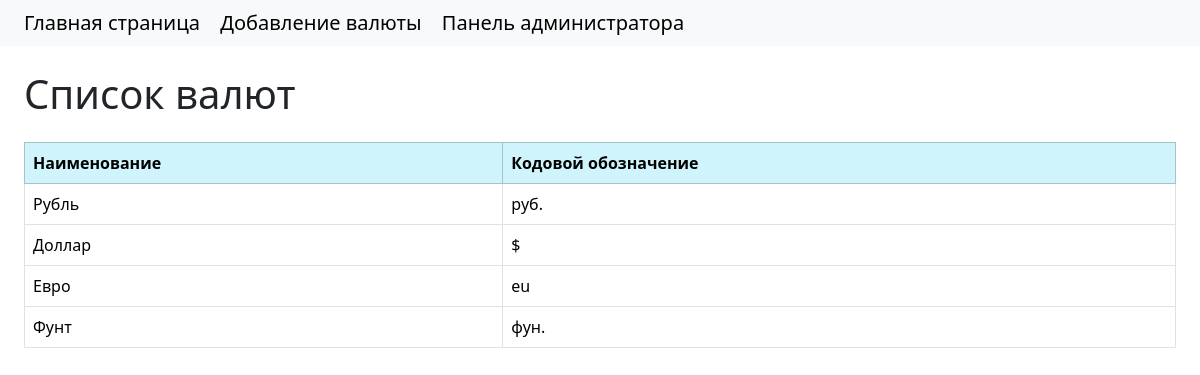
Screenshot of /currency/ with the database file from the repository.
### core/models.py (models this page shows, shortened)
class Currency(models.Model):
    code = models.CharField('Кодовой обозначение', max_length=5, unique=True)
    name = models.CharField('Наименование', max_length=50, unique=True)
    class Meta:
        verbose_name = 'Валюта'
        verbose_name_plural = 'Валюты'

### core/views.py (the view)
# urls.py: path('currency/', views.renderCurrency),
def renderCurrency(request):
    currency = models.Currency.objects.all()
    return render(request, 'core/currency.html', {'currency': currency, 'title': 'Список валют'})

### core/templates/core/currency.html (shortened to what this page needs)
<!DOCTYPE html>
<html lang="en">
<head>
    <link href="https://cdn.jsdelivr.net/npm/bootstrap@5.3.3/dist/css/bootstrap.min.css" rel="stylesheet"
>
</head>
<body>
<nav class="navbar navbar-expand-lg bg-body-tertiary">
    <div class="mx-4">
        <a class="navbar-brand" href="/">Главная страница</a>
        <a class="navbar-brand" href="#">Добавление валюты</a>
        <a class="navbar-brand" href="#">Панель администратора</a>
    </div>
</nav>
<div class="m-4">
    <h1 class="mb-4">{{ title }}</h1>
    <table class="table table-bordered">
        <thead class="table-info">
        <tr>
            <th scope="col">Наименование</th>
            <th scope="col">Кодовой обозначение</th>
        </tr>
        </thead>
        <tbody>
        {% for item in currency %}
        <tr>
            <td>{{ item.name }}</td>
            <td>{{ item.code }}</td>
        </tr>
        {% endfor %}
        </tbody>
    </table>
</div>
</body>
</html>

### rows the page displays
Currency: name "Рубль", code "руб."
Currency: name "Доллар", code "$"
Currency: name "Евро", code "eu"
Currency: name "Фунт", code "фун."

### other values shown
{{ title }} "Список валют"
